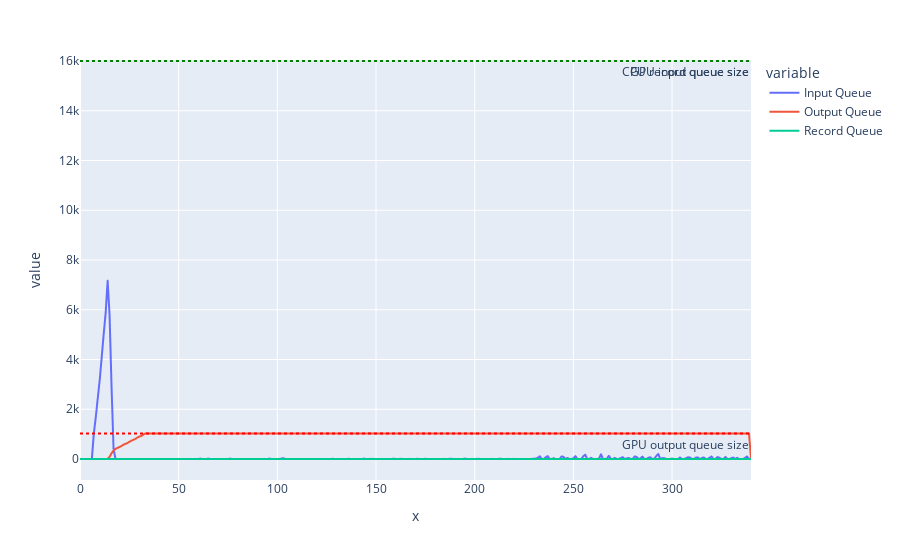

Source (notebook cell):
### Code cell
# use plotly to create a line chart that has each "Queue" column as a line, and the x-axis is the length of the index
fig = px.line(df, x=range(len(df)), y=['Input Queue', 'Output Queue', 'Record Queue'])
# add à horizontal blue line at the level of the "GPU input queue size" metadata
fig.add_hline(y=int(metadata_dict['GPU Input Queue size']), line_dash="dot", line_color="blue", annotation_text="GPU input queue size", annotation_position="bottom right")
# add à horizontal red line at the level of the "GPU output queue size" metadata
fig.add_hline(y=int(metadata_dict['GPU Output Queue size']), line_dash="dot", line_color="red", annotation_text="GPU output queue size", annotation_position="bottom right")
# add à horizontal green line at the level of the "GPU record queue size" metadata
fig.add_hline(y=int(metadata_dict['CPU Record Queue size']), line_dash="dot", line_color="green", annotation_text="CPU record queue size", annotation_position="bottom right")

fig.show()

### Figure 1 — Plotly figure (JSON) as saved in the notebook; plotly's stock layout.template omitted (floating-point values rounded to 4 significant figures; data arrays with more than 128 entries replaced by an {"elided": "..."} marker saying what was removed)
{"data": [{"hovertemplate": "variable=Input Queue<br>x=%{x}<br>value=%{y}<extra></extra>", "legendgroup": "Input Queue", "line": {"color": "#636efa", "dash": "solid"}, "marker": {"symbol": "circle"}, "mode": "lines", "name": "Input Queue", "showlegend": true, "type": "scattergl", "x": {"elided": "341 int values"}, "xaxis": "x", "y": {"elided": "341 int values"}, "yaxis": "y"}, {"hovertemplate": "variable=Output Queue<br>x=%{x}<br>value=%{y}<extra></extra>", "legendgroup": "Output Queue", "line": {"color": "#EF553B", "dash": "solid"}, "marker": {"symbol": "circle"}, "mode": "lines", "name": "Output Queue", "showlegend": true, "type": "scattergl", "x": {"elided": "341 int values"}, "xaxis": "x", "y": {"elided": "341 int values"}, "yaxis": "y"}, {"hovertemplate": "variable=Record Queue<br>x=%{x}<br>value=%{y}<extra></extra>", "legendgroup": "Record Queue", "line": {"color": "#00cc96", "dash": "solid"}, "marker": {"symbol": "circle"}, "mode": "lines", "name": "Record Queue", "showlegend": true, "type": "scattergl", "x": {"elided": "341 int values"}, "xaxis": "x", "y": {"elided": "341 int values"}, "yaxis": "y"}], "layout": {"annotations": [{"showarrow": false, "text": "GPU input queue size", "x": 1, "xanchor": "right", "xref": "x domain", "y": 16000, "yanchor": "top", "yref": "y"}, {"showarrow": false, "text": "GPU output queue size", "x": 1, "xanchor": "right", "xref": "x domain", "y": 1024, "yanchor": "top", "yref": "y"}, {"showarrow": false, "text": "CPU record queue size", "x": 1, "xanchor": "right", "xref": "x domain", "y": 16000, "yanchor": "top", "yref": "y"}], "legend": {"title": {"text": "variable"}, "tracegroupgap": 0}, "margin": {"t": 60}, "shapes": [{"line": {"color": "blue", "dash": "dot"}, "type": "line", "x0": 0, "x1": 1, "xref": "x domain", "y0": 16000, "y1": 16000, "yref": "y"}, {"line": {"color": "red", "dash": "dot"}, "type": "line", "x0": 0, "x1": 1, "xref": "x domain", "y0": 1024, "y1": 1024, "yref": "y"}, {"line": {"color": "green", "dash": "dot"}, "type": "line", "x0": 0, "x1": 1, "xref": "x domain", "y0": 16000, "y1": 16000, "yref": "y"}], "xaxis": {"anchor": "y", "domain": [0, 1], "title": {"text": "x"}}, "yaxis": {"anchor": "x", "domain": [0, 1], "title": {"text": "value"}}}}
